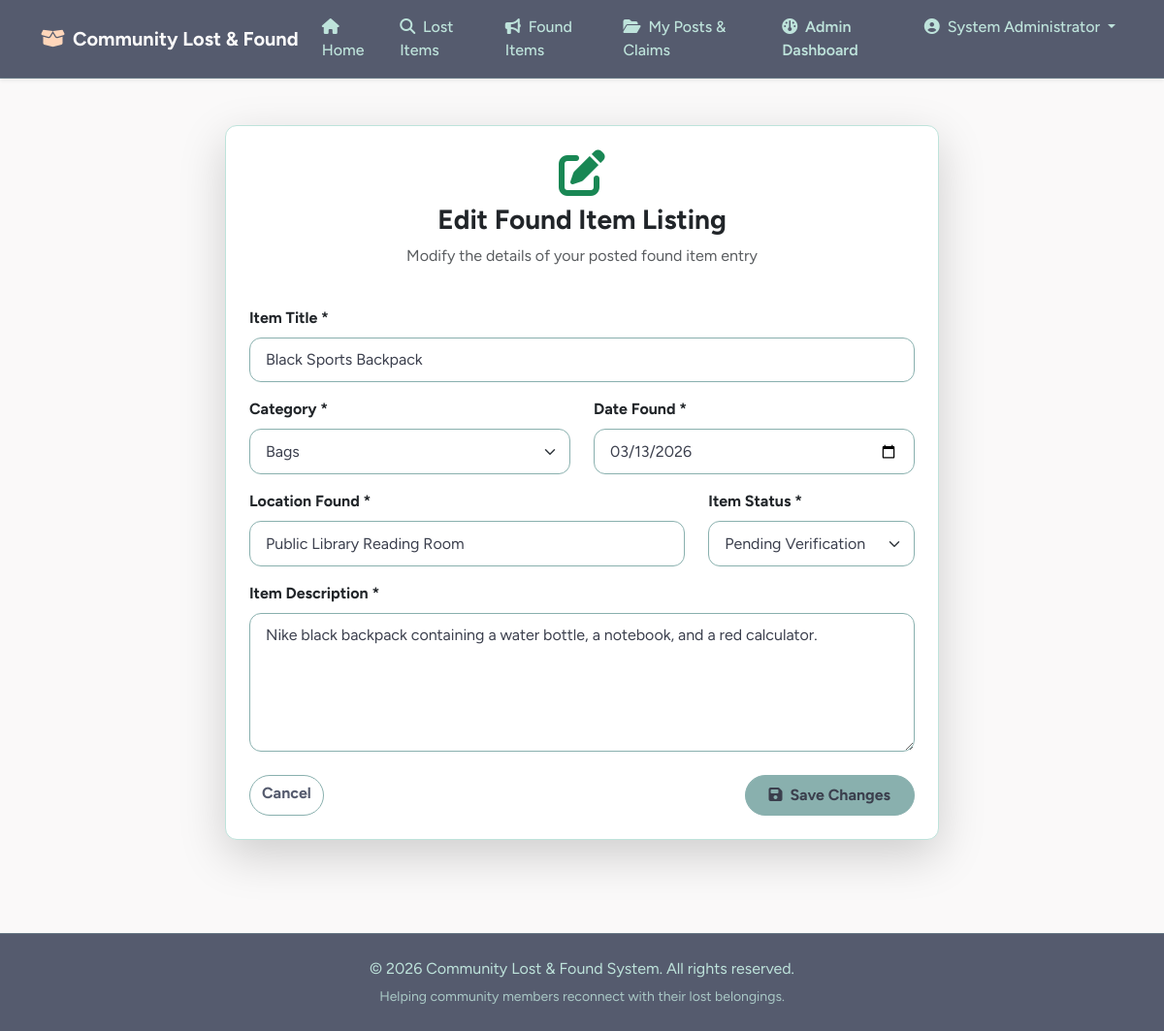
/edit_found.php?id=5 (signed in), run on the app's committed database.
### tables this page shows
CREATE TABLE `items` (
  `item_id` INT AUTO_INCREMENT PRIMARY KEY,
  `user_id` INT NOT NULL,
  `status_id` INT NOT NULL DEFAULT 1,
  `item_type` ENUM('Lost', 'Found') NOT NULL,
  `category_id` INT NOT NULL,
  `title` VARCHAR(150) NOT NULL,
  `description` TEXT NOT NULL,
  `location` VARCHAR(150) NOT NULL,
  `event_date` DATE NOT NULL,
  `created_at` TIMESTAMP DEFAULT CURRENT_TIMESTAMP,
  `updated_at` TIMESTAMP DEFAULT CURRENT_TIMESTAMP ON UPDATE CURRENT_TIMESTAMP,
  CONSTRAINT `fk_item_user` FOREIGN KEY (`user_id`) REFERENCES `users` (`user_id`) ON DELETE CASCADE,
  CONSTRAINT `fk_item_status` FOREIGN KEY (`status_id`) REFERENCES `i_status` (`status_id`) ON DELETE RESTRICT,
  CONSTRAINT `fk_item_category` FOREIGN KEY (`category_id`) REFERENCES `categories` (`category_id`) ON DELETE RESTRICT,
  INDEX `idx_item_type` (`item_type`)
);

CREATE TABLE `categories` (
  `category_id` INT AUTO_INCREMENT PRIMARY KEY,
  `category` VARCHAR(50) NOT NULL UNIQUE
);

CREATE TABLE `i_status` (
  `status_id` INT AUTO_INCREMENT PRIMARY KEY,
  `status` VARCHAR(30) NOT NULL UNIQUE
);

### edit_found.php (the view, shortened to what this page needs)
<?php
require_once 'db.php';
$id = intval($_GET['id'] ?? 0);
$stmt = $pdo->prepare("SELECT * FROM items WHERE item_id = ? AND item_type = 'Found'");
$stmt->execute([$id]);
$item = $stmt->fetch();
$categories = $pdo->query("SELECT * FROM categories ORDER BY category ASC")->fetchAll();
$statuses = $pdo->query("SELECT * FROM i_status ORDER BY status_id ASC")->fetchAll();
include 'header.php';
?>
<div class="container my-5">
    <div class="row justify-content-center">
        <div class="col-md-8">
            <div class="card shadow-lg p-4" style="border-radius: 12px;">
                <div class="text-center mb-4">
                    <i class="fa-solid fa-edit text-success fa-3x mb-2"></i>
                    <h3 class="fw-bold">Edit Found Item Listing</h3>
                    <p class="text-muted">Modify the details of your posted found item entry</p>
                </div>
                <form method="POST" action="edit_found.php?id=<?php echo $id; ?>">
                    <div class="mb-3">
                        <label for="title" class="form-label fw-bold">Item Title *</label>
                        <input type="text" class="form-control" id="title" name="title" required value="<?php echo htmlspecialchars($item['title'] ?? ''); ?>">
                    </div>
                    <div class="row">
                        <div class="col-md-6 mb-3">
                            <label for="category_id" class="form-label fw-bold">Category *</label>
                            <select class="form-select" id="category_id" name="category_id" required>
                                <?php foreach ($categories as $cat): ?>
                                    <option value="<?php echo $cat['category_id']; ?>" <?php echo (isset($item['category_id']) && intval($item['category_id']) === intval($cat['category_id'])) ? 'selected' : ''; ?>>
                                        <?php echo htmlspecialchars($cat['category']); ?>
                                    </option>
                                <?php endforeach; ?>
                            </select>
                        </div>
                        <div class="col-md-6 mb-3">
                            <label for="event_date" class="form-label fw-bold">Date Found *</label>
                            <input type="date" class="form-control" id="event_date" name="event_date" required value="<?php echo htmlspecialchars($item['event_date'] ?? ''); ?>">
                        </div>
                    </div>
                    <div class="row">
                        <div class="col-md-8 mb-3">
                            <label for="location" class="form-label fw-bold">Location Found *</label>
                            <input type="text" class="form-control" id="location" name="location" required value="<?php echo htmlspecialchars($item['location'] ?? ''); ?>">
                        </div>
                        <div class="col-md-4 mb-3">
                            <label for="status_id" class="form-label fw-bold">Item Status *</label>
                            <select class="form-select" id="status_id" name="status_id" required>
                                <?php foreach ($statuses as $stat): ?>
                                    <option value="<?php echo $stat['status_id']; ?>" <?php echo (isset($item['status_id']) && intval($item['status_id']) === intval($stat['status_id'])) ? 'selected' : ''; ?>>
                                        <?php echo htmlspecialchars($stat['status']); ?>
                                    </option>
                                <?php endforeach; ?>
                            </select>
                        </div>
                    </div>
                    <div class="mb-4">
                        <label for="description" class="form-label fw-bold">Item Description *</label>
                        <textarea class="form-control" id="description" name="description" rows="5" required><?php echo htmlspecialchars($item['description'] ?? ''); ?></textarea>
                    </div>
                    <div class="d-flex justify-content-between">
                        <a href="found_detail.php?id=<?php echo $id; ?>" class="btn btn-outline-secondary fw-bold">Cancel</a>
                        <button type="submit" class="btn btn-success rounded-pill fw-bold px-4"><i class="fa-solid fa-save me-1"></i> Save Changes</button>
                    </div>
                </form>
            </div>
        </div>
    </div>
</div>
<?php include 'footer.php'; ?>

### header.php (style rules this page uses)
:root { --blue-slate: #555b6eff; --muted-teal: #89b0aeff; --frozen-water: #bee3dbff; --bright-snow: #faf9f9ff; --peach-fuzz: #ffd6baff; --ink: #3b3f4d; }
body { background-color: var(--bright-snow); color: var(--blue-slate); font-family: 'Figtree', system-ui, -apple-system, 'Segoe UI', sans-serif; display: flex; flex-direction: column; min-height: 100vh; }
.btn-success { background-color: var(--muted-teal); border-color: var(--muted-teal); color: var(--ink); font-weight: 600; border-radius: 999px; padding: .5rem 1.25rem; transition: background-color .15s, border-color .15s; }
.btn-outline-secondary, .btn-outline-success { border-color: var(--muted-teal); color: var(--blue-slate); font-weight: 600; border-radius: 999px; }
.card { border: 1px solid var(--frozen-water); border-radius: 16px; background-color: #ffffff; box-shadow: 0 4px 20px rgba(85, 91, 110, 0.04); transition: transform 0.2s ease, box-shadow 0.2s ease; }
.form-control, .form-select { border-radius: 12px; border: 1px solid var(--muted-teal); padding: .65rem 1rem; background-color: #fff; color: var(--ink); }
.form-control { border-radius: 12px; }

### data on the page
items: title "Black Sports Backpack", category_id "Bags", event_date "03/13/2026", location "Public Library Reading Room", status_id "Pending Verification", description "Nike black backpack containing a water bottle, a notebook, and a red calculator."

### other printed values
$_SESSION['full_name'] "System Administrator"
